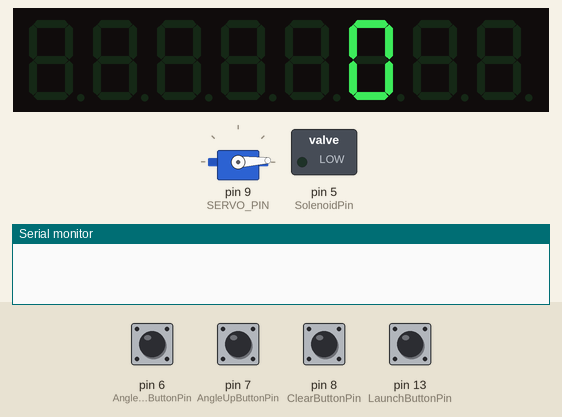
This sketch was run on a simulated Arduino Uno, built with avr-gcc and run on an emulated ATmega328P. Parts: servo, 8-digit seven-segment display, switched loads named in the sketch (green lamp = pin HIGH), the last lines printed to the serial monitor. Inputs (shaded band) come from the test bench; at power-on: pin 8 (ClearButtonPin) HIGH, pin 6 (AngleDownButtonPin), pin 7 (AngleUpButtonPin), pin 13 (LaunchButtonPin) LOW.

Above: at 1.2 s.
1.3 s: pin 13 (LaunchButtonPin) pulled HIGH for 1 s
At 2.3 s:
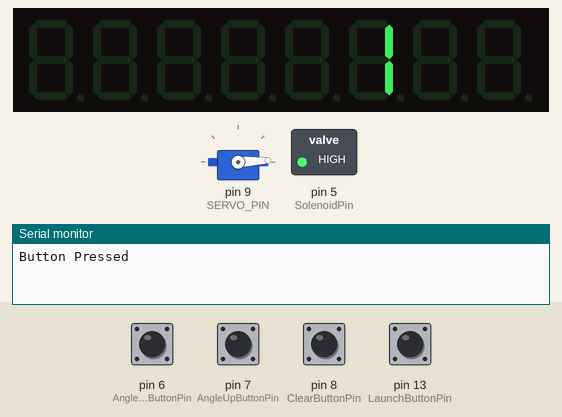
5.3 s: pin 6 (AngleDownButtonPin) pulled HIGH for 1 s
At 6.5 s:
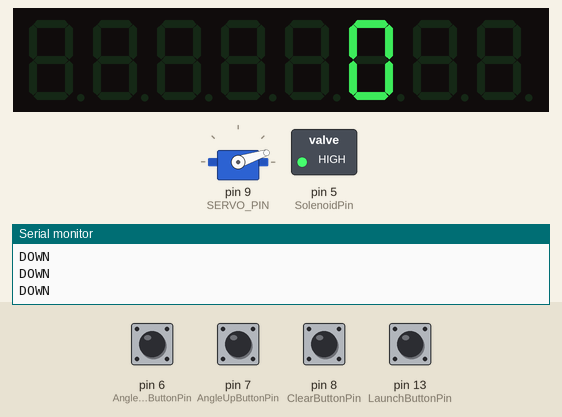
7.8 s: pin 6 (AngleDownButtonPin) pulled HIGH for 0.15 s
At 9.0 s:
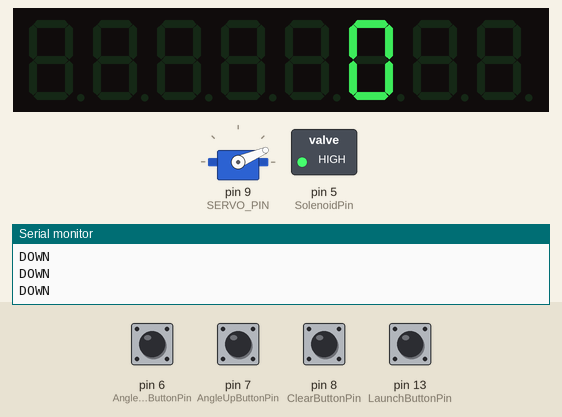
9.4 s: pin 8 (ClearButtonPin) pulled LOW for 0.15 s
At 9.47 s:
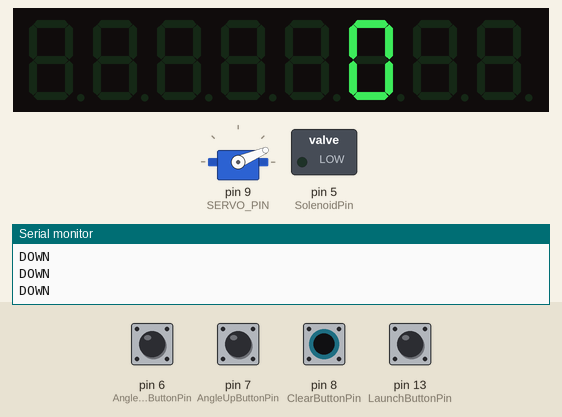
11.0 s: pin 7 (AngleUpButtonPin) pulled HIGH for 0.15 s
At 11.4 s:
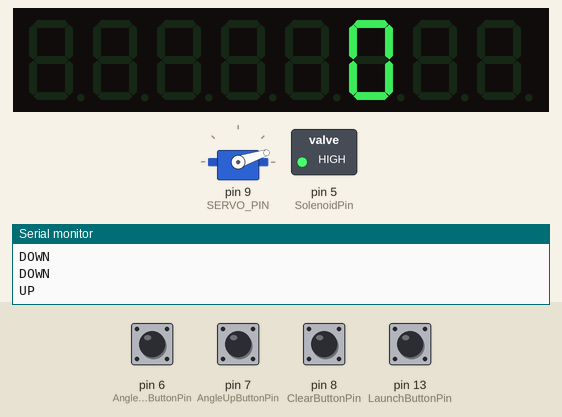
12.6 s: pin 8 (ClearButtonPin) pulled LOW for 1 s
At 13.4 s:
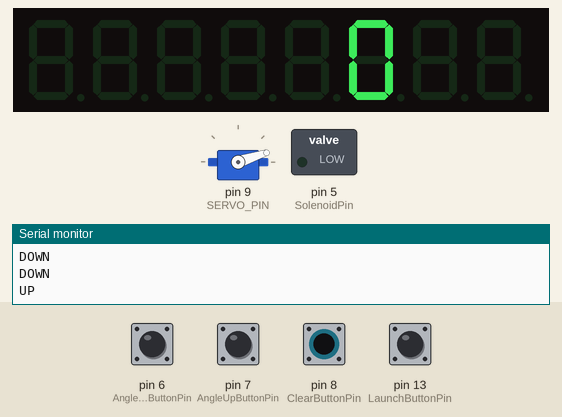
Timing chart, 0 to 15.6 s (numbered marks = the images above; inputs shaded):
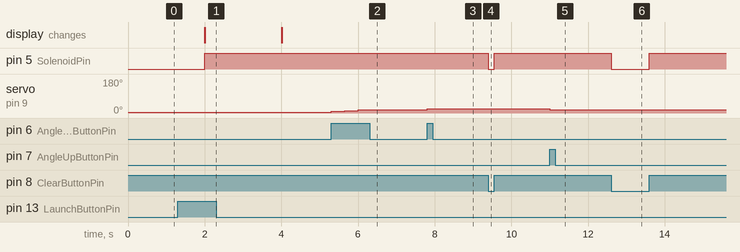

Measured:
- after the input at 1.3 s, the display: changes after 0.70 s (image 1)
- after the input at 5.3 s, servo on pin 9 (SERVO_PIN): 3° → 8° at once, → 13° 0.35 s later, → 18° 0.35 s later
- after the input at 7.8 s, servo on pin 9 (SERVO_PIN): 18° → 23° at once
- after the input at 9.4 s, pin 5 (SolenoidPin): HIGH → LOW at once, → HIGH 0.15 s later
- after the input at 11.0 s, servo on pin 9 (SERVO_PIN): 23° → 18° at once
- after the input at 12.6 s, pin 5 (SolenoidPin): HIGH → LOW at once, → HIGH 1.0 s later

The sketch:

DART_LAUNCHER.ino.ino
```cpp
#include <LedControl.h>
#include <Servo.h> // include servo library to use its related functions

#define MAX_CLOCK_PIN 3
#define MAX_LOAD_PIN 4
#define MAX_DATA_PIN 2

int LaunchButtonPin = 13;
int ClearButtonPin = 8;

int AngleDownButtonPin = 6;
int AngleUpButtonPin = 7;

int SolenoidPin = 5;

LedControl lc = LedControl(MAX_DATA_PIN, MAX_CLOCK_PIN, MAX_LOAD_PIN, 1);

int SERVO_PIN = 9;

int SERVO_OFFSET = 3;
int SERVO_INCREMENT = 5;
int SERVO_MIN = 0 + SERVO_OFFSET;
int SERVO_MAX = 95;

int servo_angle = SERVO_MIN;

int launchCount = 0;

int FIRING_DELAY = 2000;
int FIRING_SOLENOID_TIME = 15;

bool firingEnabled = false;
unsigned long lastFiringTime = 0;
unsigned long lastSensorReadTime = 0;
unsigned long lastAngleTime = 0;

Servo MG995_Servo;  // Define an instance of of Servo with the name of "MG995_Servo"

void setup()
{

  pinMode(LaunchButtonPin, INPUT);
  pinMode(ClearButtonPin, INPUT);
  pinMode(AngleDownButtonPin, INPUT);
  pinMode(AngleUpButtonPin, INPUT);
  pinMode(SolenoidPin, OUTPUT);

  Serial.begin(9600);

  lc.shutdown(0,false);   // The MAX72XX is in power-saving mode on startup, we have to do a wakeup call
  lc.setIntensity(0,5);
  lc.clearDisplay(0);

  MG995_Servo.attach(SERVO_PIN);  // Connect D6 of Arduino with PWM signal pin of servo motor
  MG995_Servo.write(servo_angle);

  updateCountDisplay();
}

unsigned long currentTime = millis();

char s[3];
void updateCountDisplay() {
  sprintf(s, "%3d", launchCount);
  for (int i=0; i<3; i++) lc.setChar(0, i, s[i], false);
}

void loop() {

  currentTime = millis();

  if (currentTime - lastAngleTime > 350) {

    if (digitalRead(AngleDownButtonPin) == HIGH) {
      Serial.println("DOWN");
      servo_angle = servo_angle + SERVO_INCREMENT;
      servo_angle = min(SERVO_MAX, max(SERVO_MIN, servo_angle));
      MG995_Servo.write(servo_angle);
      lastAngleTime = currentTime;
    }

    if (digitalRead(AngleUpButtonPin) == HIGH) {
      Serial.println("UP");
      servo_angle = servo_angle - SERVO_INCREMENT;
      servo_angle = min(SERVO_MAX, max(SERVO_MIN, servo_angle));
      MG995_Servo.write(servo_angle);
      lastAngleTime = currentTime;
    }
  }

  if (currentTime - lastFiringTime >  FIRING_SOLENOID_TIME && !digitalRead(ClearButtonPin)) {
    digitalWrite(SolenoidPin, LOW);
  }

  if (currentTime - lastFiringTime >  FIRING_DELAY) {
    firingEnabled = true;
  }

  if (firingEnabled && digitalRead(LaunchButtonPin) == HIGH) {

    firingEnabled = false;

    launchCount = launchCount + 1;

    lastFiringTime = currentTime;

    digitalWrite(SolenoidPin, HIGH);
    Serial.println("Button Pressed");
    updateCountDisplay();
  }

  if (digitalRead(ClearButtonPin) == HIGH && firingEnabled) {
    launchCount = 0;
    updateCountDisplay();
    digitalWrite(SolenoidPin, HIGH);
  }
}
```
